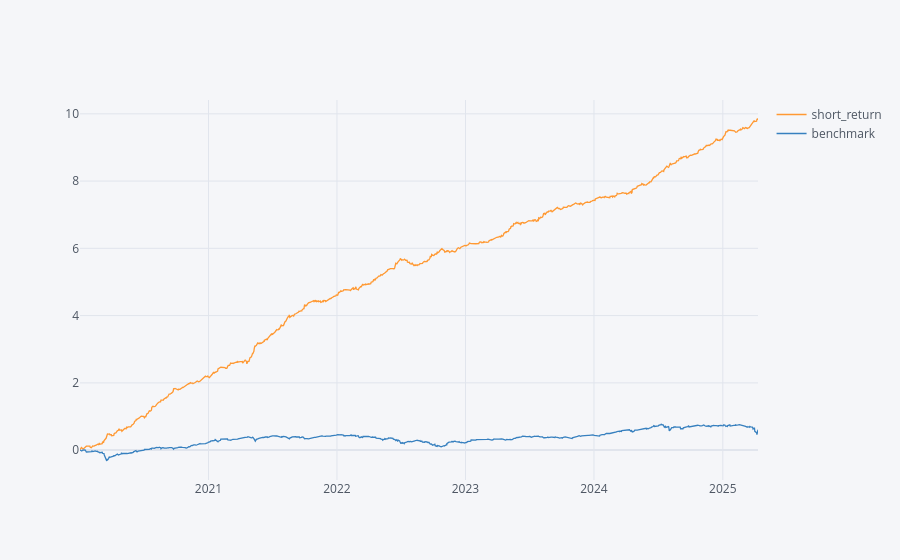
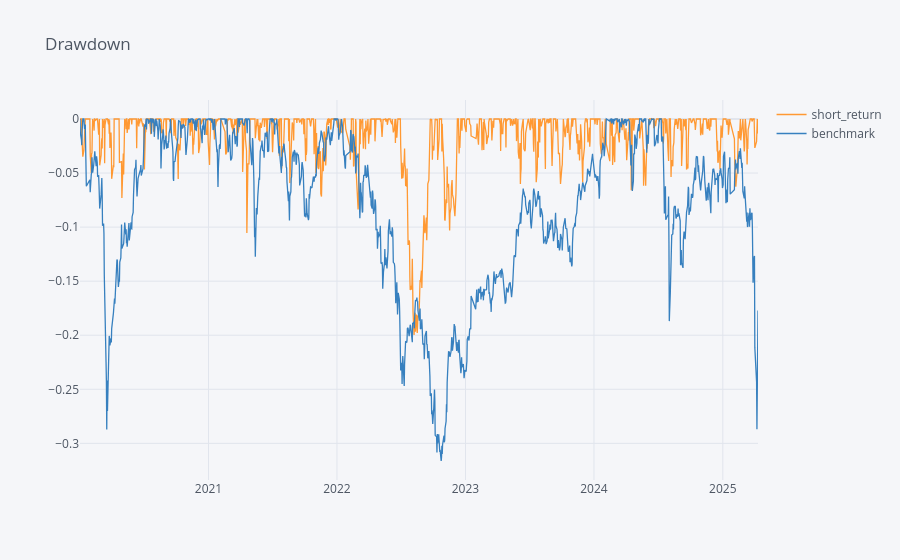
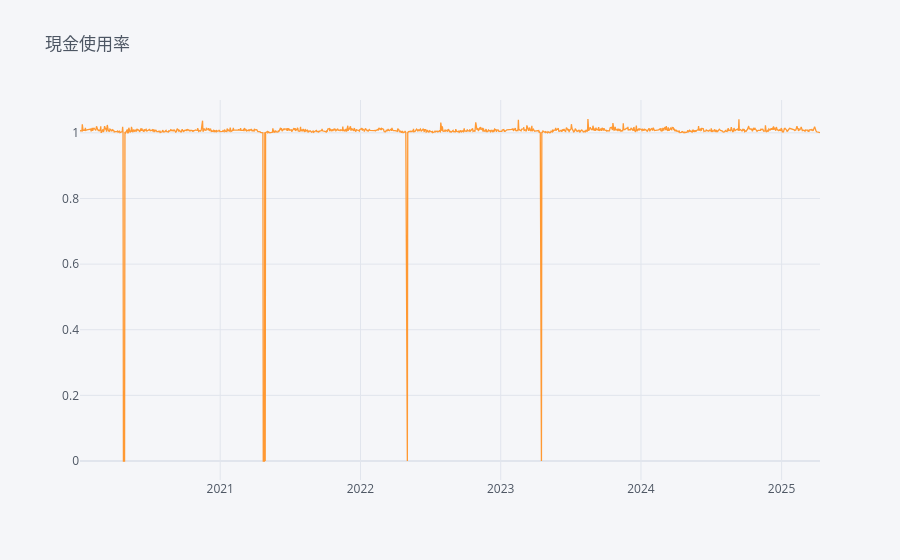

Here is the notebook cell these charts were saved with, in order:
### Code cell
import warnings
warnings.filterwarnings("ignore")
display(pd.concat({"CAGR(%)":bt_ret.cagr() * 100,
        'Sharpe' : bt_ret.mean() / bt_ret.std()*252**0.5,
        'Sortino': bt_ret.mean() / bt_ret[bt_ret < 0].std()*252**0.5,
        'Calmar':bt_ret.cagr() / abs(bt_ret.max_drawdown()),
        'MDD(%)' : bt_ret.max_drawdown()*100,
        '單利MDD(%)' : max_drawdown(bt_ret.cumsum().add(1))*100,
        '樣本勝率(%)' : bt_ret.apply(lambda X:((X.dropna()>0).sum() / X.dropna().shape[0])*100),
        '周勝率(%)' : bt_ret.apply(lambda X:((X.dropna().add(1).resample('W').prod().sub(1)>0).sum() / X.dropna().add(1).resample('W').prod().sub(1).dropna().shape[0])*100),
        '月勝率(%)' : bt_ret.apply(lambda X:((X.dropna().add(1).resample('ME').prod().sub(1)>0).sum() / X.dropna().add(1).resample('ME').prod().sub(1).shape[0])*100),
        '年勝率(%)' : bt_ret.apply(lambda X:((X.dropna().add(1).resample('YE').prod().sub(1)>0).sum() / X.dropna().add(1).resample('YE').prod().sub(1).shape[0])*100),
        '預期報酬(bps)':((1 + bt_ret).prod() ** (1 / len(bt_ret)) - 1)*10000,
        'avg_win/avg_loss' : bt_ret.apply(lambda X:(X[X > 0].mean() / abs(X[X < 0].mean()))),
        'profit_factor' : bt_ret.profit_factor(),
        },axis = 1).round(2))
bt_ret.cumsum().ffill().iplot()
bt_ret.to_drawdown_series().iplot(title = 'Drawdown')
pd.concat({
    f'({round(weightings.loc["2020-01-02":].sum(axis=1).mean(), 4)})': -1 * weightings.loc["2020-01-02":].sum(axis=1),
}, axis=1).iplot(title='現金使用率')

### Figure 1 — Plotly figure (JSON) as saved in the notebook; plotly's stock layout.template omitted (floating-point values rounded to 4 significant figures; data arrays with more than 128 entries replaced by an {"elided": "..."} marker saying what was removed)
{"data": [{"line": {"color": "rgba(255, 153, 51, 1.0)", "dash": "solid", "shape": "linear", "width": 1.3}, "mode": "lines", "name": "short_return", "text": "", "type": "scatter", "x": {"elided": "1278 str values"}, "y": {"elided": "1278 float values"}}, {"line": {"color": "rgba(55, 128, 191, 1.0)", "dash": "solid", "shape": "linear", "width": 1.3}, "mode": "lines", "name": "benchmark", "text": "", "type": "scatter", "x": {"elided": "1278 str values"}, "y": {"elided": "1278 float values"}}], "layout": {"legend": {"bgcolor": "#F5F6F9", "font": {"color": "#4D5663"}}, "paper_bgcolor": "#F5F6F9", "plot_bgcolor": "#F5F6F9", "title": {"font": {"color": "#4D5663"}}, "xaxis": {"gridcolor": "#E1E5ED", "showgrid": true, "tickfont": {"color": "#4D5663"}, "title": {"font": {"color": "#4D5663"}, "text": ""}, "zerolinecolor": "#E1E5ED"}, "yaxis": {"gridcolor": "#E1E5ED", "showgrid": true, "tickfont": {"color": "#4D5663"}, "title": {"font": {"color": "#4D5663"}, "text": ""}, "zerolinecolor": "#E1E5ED"}}}

### Figure 2 — Plotly figure (JSON) as saved in the notebook; plotly's stock layout.template omitted (floating-point values rounded to 4 significant figures; data arrays with more than 128 entries replaced by an {"elided": "..."} marker saying what was removed)
{"data": [{"line": {"color": "rgba(255, 153, 51, 1.0)", "dash": "solid", "shape": "linear", "width": 1.3}, "mode": "lines", "name": "short_return", "text": "", "type": "scatter", "x": {"elided": "1278 str values"}, "y": {"elided": "1278 float values"}}, {"line": {"color": "rgba(55, 128, 191, 1.0)", "dash": "solid", "shape": "linear", "width": 1.3}, "mode": "lines", "name": "benchmark", "text": "", "type": "scatter", "x": {"elided": "1278 str values"}, "y": {"elided": "1278 float values"}}], "layout": {"legend": {"bgcolor": "#F5F6F9", "font": {"color": "#4D5663"}}, "paper_bgcolor": "#F5F6F9", "plot_bgcolor": "#F5F6F9", "title": {"font": {"color": "#4D5663"}, "text": "Drawdown"}, "xaxis": {"gridcolor": "#E1E5ED", "showgrid": true, "tickfont": {"color": "#4D5663"}, "title": {"font": {"color": "#4D5663"}, "text": ""}, "zerolinecolor": "#E1E5ED"}, "yaxis": {"gridcolor": "#E1E5ED", "showgrid": true, "tickfont": {"color": "#4D5663"}, "title": {"font": {"color": "#4D5663"}, "text": ""}, "zerolinecolor": "#E1E5ED"}}}

### Figure 3 — Plotly figure (JSON) as saved in the notebook; plotly's stock layout.template omitted (floating-point values rounded to 4 significant figures; data arrays with more than 128 entries replaced by an {"elided": "..."} marker saying what was removed)
{"data": [{"line": {"color": "rgba(255, 153, 51, 1.0)", "dash": "solid", "shape": "linear", "width": 1.3}, "mode": "lines", "name": "(-1.0023)", "text": "", "type": "scatter", "x": {"elided": "1278 str values"}, "y": {"elided": "1278 float values"}}], "layout": {"legend": {"bgcolor": "#F5F6F9", "font": {"color": "#4D5663"}}, "paper_bgcolor": "#F5F6F9", "plot_bgcolor": "#F5F6F9", "title": {"font": {"color": "#4D5663"}, "text": "現金使用率"}, "xaxis": {"gridcolor": "#E1E5ED", "showgrid": true, "tickfont": {"color": "#4D5663"}, "title": {"font": {"color": "#4D5663"}, "text": ""}, "zerolinecolor": "#E1E5ED"}, "yaxis": {"gridcolor": "#E1E5ED", "showgrid": true, "tickfont": {"color": "#4D5663"}, "title": {"font": {"color": "#4D5663"}, "text": ""}, "zerolinecolor": "#E1E5ED"}}}
